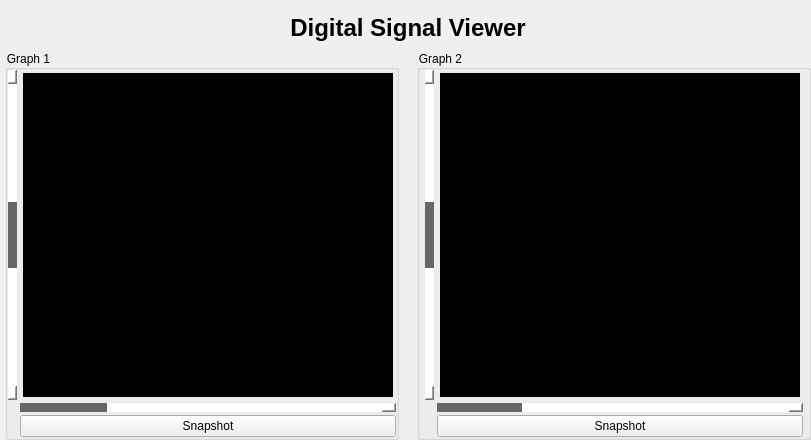
        <widget class="QFrame" name="upper">
         <property name="sizePolicy">
          <sizepolicy hsizetype="Expanding" vsizetype="Expanding">
           <horstretch>0</horstretch>
           <verstretch>0</verstretch>
          </sizepolicy>
         </property>
         <property name="minimumSize">
          <size>
           <width>0</width>
           <height>0</height>
          </size>
         </property>
         <property name="maximumSize">
          <size>
           <width>16777215</width>
           <height>16777215</height>
          </size>
         </property>
         <property name="frameShape">
          <enum>QFrame::NoFrame</enum>
         </property>
         <property name="frameShadow">
          <enum>QFrame::Raised</enum>
         </property>
         <property name="lineWidth">
          <number>0</number>
         </property>
         <layout class="QVBoxLayout" name="verticalLayout_2">
          <property name="spacing">
           <number>0</number>
          </property>
          <property name="leftMargin">
           <number>5</number>
          </property>
          <property name="topMargin">
           <number>5</number>
          </property>
          <property name="rightMargin">
           <number>0</number>
          </property>
          <property name="bottomMargin">
           <number>0</number>
          </property>
          <item alignment="Qt::AlignHCenter|Qt::AlignVCenter">
           <widget class="QFrame" name="titleFrame">
            <property name="sizePolicy">
             <sizepolicy hsizetype="Expanding" vsizetype="Expanding">
              <horstretch>0</horstretch>
              <verstretch>0</verstretch>
             </sizepolicy>
            </property>
            <property name="minimumSize">
             <size>
              <width>500</width>
              <height>45</height>
             </size>
            </property>
            <property name="maximumSize">
             <size>
              <width>16777215</width>
              <height>16777215</height>
             </size>
            </property>
            <property name="font">
             <font>
              <pointsize>4</pointsize>
             </font>
            </property>
            <property name="frameShape">
             <enum>QFrame::NoFrame</enum>
            </property>
            <property name="frameShadow">
             <enum>QFrame::Raised</enum>
            </property>
            <property name="lineWidth">
             <number>0</number>
            </property>
            <layout class="QHBoxLayout" name="horizontalLayout_17">
             <property name="spacing">
              <number>0</number>
             </property>
             <property name="leftMargin">
              <number>0</number>
             </property>
             <property name="topMargin">
              <number>0</number>
             </property>
             <property name="rightMargin">
              <number>0</number>
             </property>
             <property name="bottomMargin">
              <number>0</number>
             </property>
             <item>
              <widget class="QLabel" name="appTitle">
               <property name="sizePolicy">
                <sizepolicy hsizetype="Expanding" vsizetype="Expanding">
                 <horstretch>0</horstretch>
                 <verstretch>0</verstretch>
                </sizepolicy>
               </property>
               <property name="minimumSize">
                <size>
                 <width>300</width>
                 <height>30</height>
                </size>
               </property>
               <property name="maximumSize">
                <size>
                 <width>16777215</width>
                 <height>16777215</height>
                </size>
               </property>
               <property name="font">
                <font>
                 <family>Arial</family>
                 <pointsize>18</pointsize>
                 <bold>true</bold>
                </font>
               </property>
               <property name="text">
                <string>Digital Signal Viewer</string>
               </property>
               <property name="alignment">
                <set>Qt::AlignCenter</set>
               </property>
              </widget>
             </item>
            </layout>
           </widget>
          </item>
          <item>
           <widget class="QFrame" name="graphsFrame">
            <property name="sizePolicy">
             <sizepolicy hsizetype="Expanding" vsizetype="Expanding">
              <horstretch>0</horstretch>
              <verstretch>0</verstretch>
             </sizepolicy>
            </property>
            <property name="minimumSize">
             <size>
              <width>806</width>
              <height>321</height>
             </size>
            </property>
            <property name="maximumSize">
             <size>
              <width>16777215</width>
              <height>16777215</height>
             </size>
            </property>
            <property name="frameShape">
             <enum>QFrame::NoFrame</enum>
            </property>
            <property name="frameShadow">
             <enum>QFrame::Raised</enum>
            </property>
            <property name="lineWidth">
             <number>0</number>
            </property>
            <layout class="QHBoxLayout" name="horizontalLayout_4">
             <property name="spacing">
              <number>0</number>
             </property>
             <property name="leftMargin">
              <number>0</number>
             </property>
             <property name="topMargin">
              <number>0</number>
             </property>
             <property name="rightMargin">
              <number>0</number>
             </property>
             <property name="bottomMargin">
              <number>0</number>
             </property>
             <item>
              <widget class="QFrame" name="graph1Frame">
               <property name="sizePolicy">
                <sizepolicy hsizetype="Expanding" vsizetype="Expanding">
                 <horstretch>0</horstretch>
                 <verstretch>0</verstretch>
                </sizepolicy>
               </property>
               <property name="minimumSize">
                <size>
                 <width>390</width>
                 <height>301</height>
                </size>
               </property>
               <property name="maximumSize">
                <size>
                 <width>16777215</width>
                 <height>16777215</height>
                </size>
               </property>
               <property name="frameShape">
                <enum>QFrame::NoFrame</enum>
               </property>
               <property name="frameShadow">
                <enum>QFrame::Raised</enum>
               </property>
               <property name="lineWidth">
                <number>0</number>
               </property>
               <layout class="QHBoxLayout" name="horizontalLayout_3">
                <property name="spacing">
                 <number>0</number>
                </property>
                <property name="leftMargin">
                 <number>0</number>
                </property>
                <property name="topMargin">
                 <number>0</number>
                </property>
                <property name="bottomMargin">
                 <number>0</number>
                </property>
                <item>
                 <widget class="QGroupBox" name="groupBox_4">
                  <property name="sizePolicy">
                   <sizepolicy hsizetype="Expanding" vsizetype="Expanding">
                    <horstretch>1</horstretch>
                    <verstretch>0</verstretch>
                   </sizepolicy>
                  </property>
                  <property name="minimumSize">
                   <size>
                    <width>370</width>
                    <height>390</height>
                   </size>
                  </property>
                  <property name="maximumSize">
                   <size>
                    <width>16777215</width>
                    <height>16777215</height>
                   </size>
                  </property>
                  <property name="styleSheet">
                   <string notr="true">color: rgb(0, 0, 0);

</string>
                  </property>
                  <property name="title">
                   <string>Graph 1</string>
                  </property>
                  <layout class="QGridLayout" name="gridLayout_8">
                   <property name="leftMargin">
                    <number>0</number>
                   </property>
                   <property name="topMargin">
                    <number>0</number>
                   </property>
                   <property name="rightMargin">
                    <number>0</number>
                   </property>
                   <property name="bottomMargin">
                    <number>0</number>
                   </property>
                   <property name="spacing">
                    <number>3</number>
                   </property>
                   <item row="0" column="0">
                    <widget class="QScrollBar" name="VerticalScrollBar_1">
                     <property name="sizePolicy">
                      <sizepolicy hsizetype="Expanding" vsizetype="Expanding">
                       <horstretch>0</horstretch>
                       <verstretch>0</verstretch>
                      </sizepolicy>
                     </property>
                     <property name="minimumSize">
                      <size>
                       <width>9</width>
                       <height>0</height>
                      </size>
                     </property>
                     <property name="maximumSize">
                      <size>
                       <width>9</width>
                       <height>16777215</height>
                      </size>
                     </property>
                     <property name="styleSheet">
                      <string notr="true">QScrollBar:vertical {
	background-color: rgb(255, 255, 255);
}

QScrollBar::handle:vertical
 {
 background-color: #676767;
}


</string>
                     </property>
                     <property name="minimum">
                      <number>-80</number>
                     </property>
                     <property name="maximum">
                      <number>80</number>
                     </property>
                     <property name="singleStep">
                      <number>10</number>
                     </property>
                     <property name="pageStep">
                      <number>40</number>
                     </property>
                     <property name="sliderPosition">
                      <number>0</number>
                     </property>
                     <property name="orientation">
                      <enum>Qt::Vertical</enum>
                     </property>
                    </widget>
                   </item>
                   <item row="0" column="1">
                    <widget class="PlotWidget" name="graph1" native="true">
                     <property name="sizePolicy">
                      <sizepolicy hsizetype="Expanding" vsizetype="Expanding">
                       <horstretch>0</horstretch>
                       <verstretch>0</verstretch>
                      </sizepolicy>
                     </property>
                     <property name="minimumSize">
                      <size>
                       <width>356</width>
                       <height>274</height>
                      </size>
                     </property>
                     <property name="maximumSize">
                      <size>
                       <width>16777215</width>
                       <height>16777215</height>
                      </size>
                     </property>
                     <property name="autoFillBackground">
                      <bool>false</bool>
                     </property>
                     <property name="styleSheet">
                      <string notr="true">background-color: rgb(0, 0, 0);
margin: 3px;
</string>
                     </property>
                    </widget>
                   </item>
                   <item row="2" column="1">
                    <widget class="QPushButton" name="snapshot_1">
                     <property name="text">
                      <string>Snapshot</string>
                     </property>
                    </widget>
                   </item>
                   <item row="1" column="1">
                    <widget class="QScrollBar" name="HorizontalScrollBar_1">
                     <property name="sizePolicy">
                      <sizepolicy hsizetype="Expanding" vsizetype="Expanding">
                       <horstretch>0</horstretch>
                       <verstretch>0</verstretch>
                      </sizepolicy>
                     </property>
                     <property name="minimumSize">
                      <size>
                       <width>0</width>
                       <height>9</height>
                      </size>
                     </property>
                     <property name="maximumSize">
                      <size>
                       <width>16777215</width>
                       <height>9</height>
                      </size>
                     </property>
                     <property name="styleSheet">
                      <string notr="true">QScrollBar:horizontal {
	background-color: rgb(255, 255, 255);
}

QScrollBar::handle:horizontal {
 background-color:rgb(103, 103, 103);
}
</string>
                     </property>
                     <property name="pageStep">
                      <number>30</number>
                     </property>
                     <property name="orientation">
                      <enum>Qt::Horizontal</enum>
                     </property>
                    </widget>
                   </item>
                  </layout>
                 </widget>
                </item>
               </layout>
              </widget>
             </item>
             <item>
              <widget class="QFrame" name="graph2Frame">
               <property name="sizePolicy">
                <sizepolicy hsizetype="Expanding" vsizetype="Expanding">
                 <horstretch>0</horstretch>
                 <verstretch>0</verstretch>
                </sizepolicy>
               </property>
               <property name="maximumSize">
                <size>
                 <width>16777215</width>
                 <height>16777215</height>
                </size>
               </property>
               <property name="frameShape">
                <enum>QFrame::NoFrame</enum>
               </property>
               <property name="frameShadow">
                <enum>QFrame::Raised</enum>
               </property>
               <property name="lineWidth">
                <number>0</number>
               </property>
               <layout class="QHBoxLayout" name="horizontalLayout">
                <property name="spacing">
                 <number>0</number>
                </property>
                <property name="topMargin">
                 <number>0</number>
                </property>
                <property name="rightMargin">
                 <number>0</number>
                </property>
                <property name="bottomMargin">
                 <number>0</number>
                </property>
                <item>
                 <widget class="QGroupBox" name="groupBox_3">
                  <property name="sizePolicy">
                   <sizepolicy hsizetype="Expanding" vsizetype="Expanding">
                    <horstretch>1</horstretch>
                    <verstretch>0</verstretch>
                   </sizepolicy>
                  </property>
                  <property name="minimumSize">
                   <size>
                    <width>370</width>
                    <height>390</height>
                   </size>
                  </property>
                  <property name="maximumSize">
                   <size>
                    <width>16777215</width>
                    <height>16777215</height>
                   </size>
                  </property>
                  <property name="styleSheet">
                   <string notr="true">color: rgb(0, 0, 0);

</string>
                  </property>
                  <property name="title">
                   <string>Graph 2</string>
                  </property>
                  <layout class="QGridLayout" name="gridLayout_7">
                   <property name="leftMargin">
                    <number>5</number>
                   </property>
                   <property name="topMargin">
                    <number>0</number>
                   </property>
                   <property name="rightMargin">
                    <number>5</number>
                   </property>
                   <property name="bottomMargin">
                    <number>0</number>
                   </property>
                   <property name="spacing">
                    <number>3</number>
                   </property>
                   <item row="2" column="1">
                    <widget class="QPushButton" name="snapshot_2">
                     <property name="text">
                      <string>Snapshot</string>
                     </property>
                    </widget>
                   </item>
                   <item row="0" column="0">
                    <widget class="QScrollBar" name="VerticalScrollBar_2">
                     <property name="sizePolicy">
                      <sizepolicy hsizetype="Expanding" vsizetype="Expanding">
                       <horstretch>0</horstretch>
                       <verstretch>0</verstretch>
                      </sizepolicy>
                     </property>
                     <property name="minimumSize">
                      <size>
                       <width>9</width>
                       <height>0</height>
                      </size>
                     </property>
                     <property name="maximumSize">
                      <size>
                       <width>9</width>
                       <height>16777215</height>
                      </size>
                     </property>
                     <property name="styleSheet">
                      <string notr="true">QScrollBar:vertical {
	background-color: rgb(255, 255, 255);
}

QScrollBar::handle:vertical
 {
 background-color: #676767;
}


</string>
                     </property>
                     <property name="minimum">
                      <number>-80</number>
                     </property>
                     <property name="maximum">
                      <number>80</number>
                     </property>
                     <property name="singleStep">
                      <number>10</number>
                     </property>
                     <property name="pageStep">
                      <number>40</number>
                     </property>
                     <property name="orientation">
                      <enum>Qt::Vertical</enum>
                     </property>
                    </widget>
                   </item>
                   <item row="0" column="1">
                    <widget class="PlotWidget" name="graph2" native="true">
                     <property name="sizePolicy">
                      <sizepolicy hsizetype="Expanding" vsizetype="Expanding">
                       <horstretch>0</horstretch>
                       <verstretch>0</verstretch>
                      </sizepolicy>
                     </property>
                     <property name="minimumSize">
                      <size>
                       <width>356</width>
                       <height>274</height>
                      </size>
                     </property>
                     <property name="maximumSize">
                      <size>
                       <width>16777215</width>
                       <height>16777215</height>
                      </size>
                     </property>
                     <property name="autoFillBackground">
                      <bool>false</bool>
                     </property>
                     <property name="styleSheet">
                      <string notr="true">background-color: rgb(0, 0, 0);
margin: 3px;
</string>
                     </property>
                    </widget>
                   </item>
                   <item row="1" column="1">
                    <widget class="QScrollBar" name="HorizontalScrollBar_2">
                     <property name="sizePolicy">
                      <sizepolicy hsizetype="Expanding" vsizetype="Expanding">
                       <horstretch>0</horstretch>
                       <verstretch>0</verstretch>
                      </sizepolicy>
                     </property>
                     <property name="minimumSize">
                      <size>
                       <width>0</width>
                       <height>9</height>
                      </size>
                     </property>
                     <property name="maximumSize">
                      <size>
                       <width>16777215</width>
                       <height>9</height>
                      </size>
                     </property>
                     <property name="styleSheet">
                      <string notr="true">QScrollBar:horizontal {
	background-color: rgb(255, 255, 255);
}

QScrollBar::handle:horizontal {
 background-color: #676767;
}
</string>
                     </property>
                     <property name="pageStep">
                      <number>30</number>
                     </property>
                     <property name="orientation">
                      <enum>Qt::Horizontal</enum>
                     </property>
                    </widget>
                   </item>
                  </layout>
                 </widget>
                </item>
               </layout>
              </widget>
             </item>
            </layout>
           </widget>
          </item>
         </layout>
        </widget>
